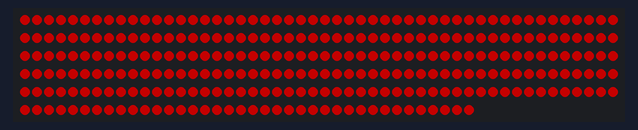
A sketch run on a simulated Arduino Uno, built with avr-gcc and run on an emulated ATmega328P. Shown: 288 RGB LEDs in strip order, left to right, continuing on the next row. Dim RGB values are drawn brighter than linear.

Above: at 0.1 s.

The sketch:

Outdoor_Poles.ino
```cpp
//outdoor poles
#include <FastLED.h>
#define NUM_LEDS 288
#define DATA_PIN 3
#define CLOCK_PIN 2

CRGB leds[NUM_LEDS];

void setup() {
  FastLED.addLeds<APA102,DATA_PIN,CLOCK_PIN,BGR>(leds, NUM_LEDS);
  // put your setup code here, to run once:
for (int i = 0; i< NUM_LEDS; i++){ leds[i] = CHSV(0, 0, 0);} FastLED.show();
}

void loop() {
for (int i = 0; i< NUM_LEDS; i++){ leds[i] = CHSV(0, 255, 155);} FastLED.show();

}
```
